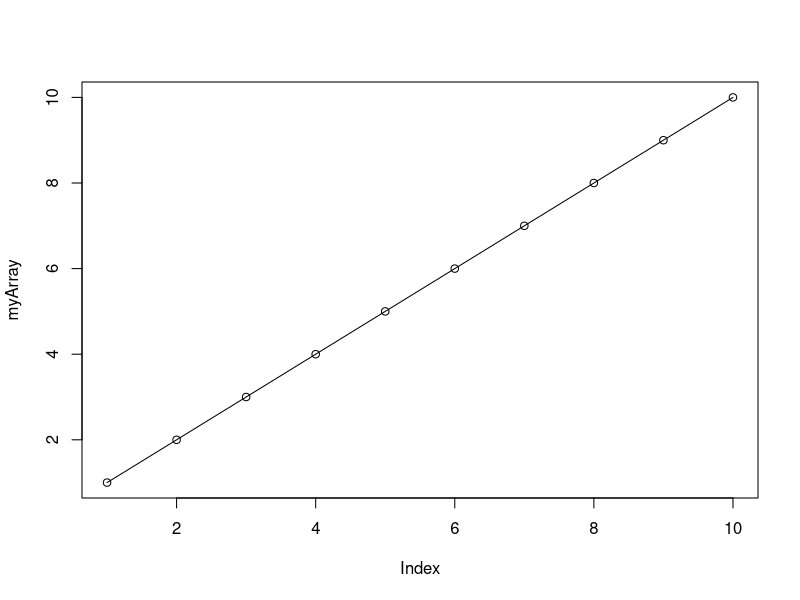
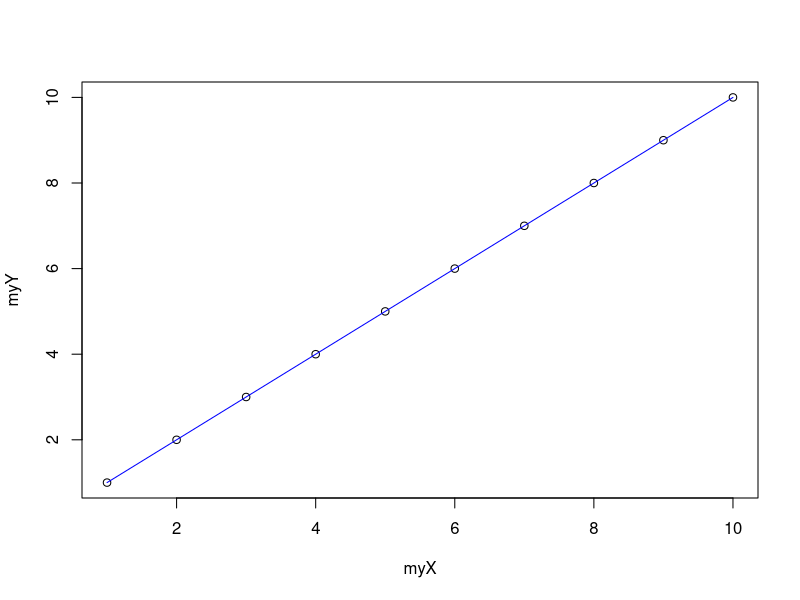
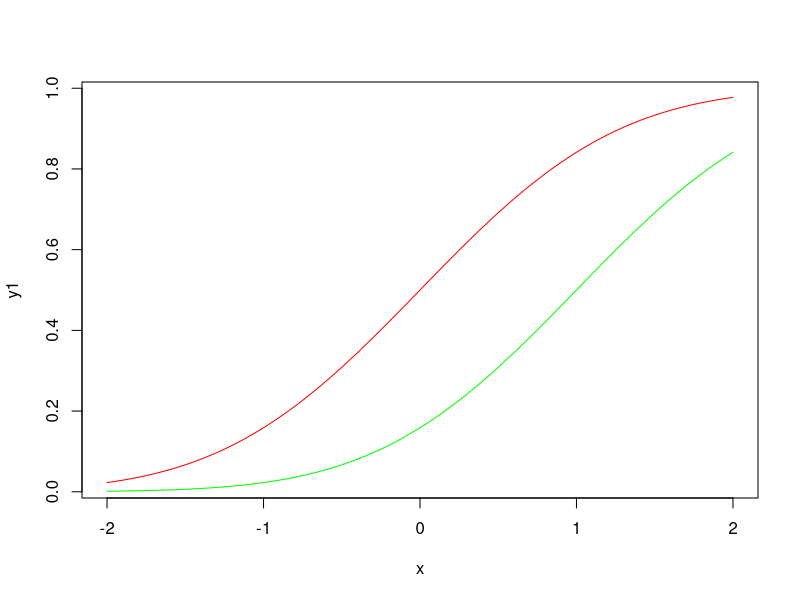

Reproduce these figures in R, in order.
rm(list = ls())

myArray = 1 : 10
plot (myArray)
lines (myArray)

myX = 1 : 10
myY = 1 : 10
plot (myY ~ myX)
lines (myY ~ myX, col = "blue")


x  <- seq(-2, 2, 0.05)
y1 <- pnorm(x)
y2 <- pnorm(x,1,1)
plot(x,y1,type="l",col="red")
lines(x,y2,type="l",col="green")





